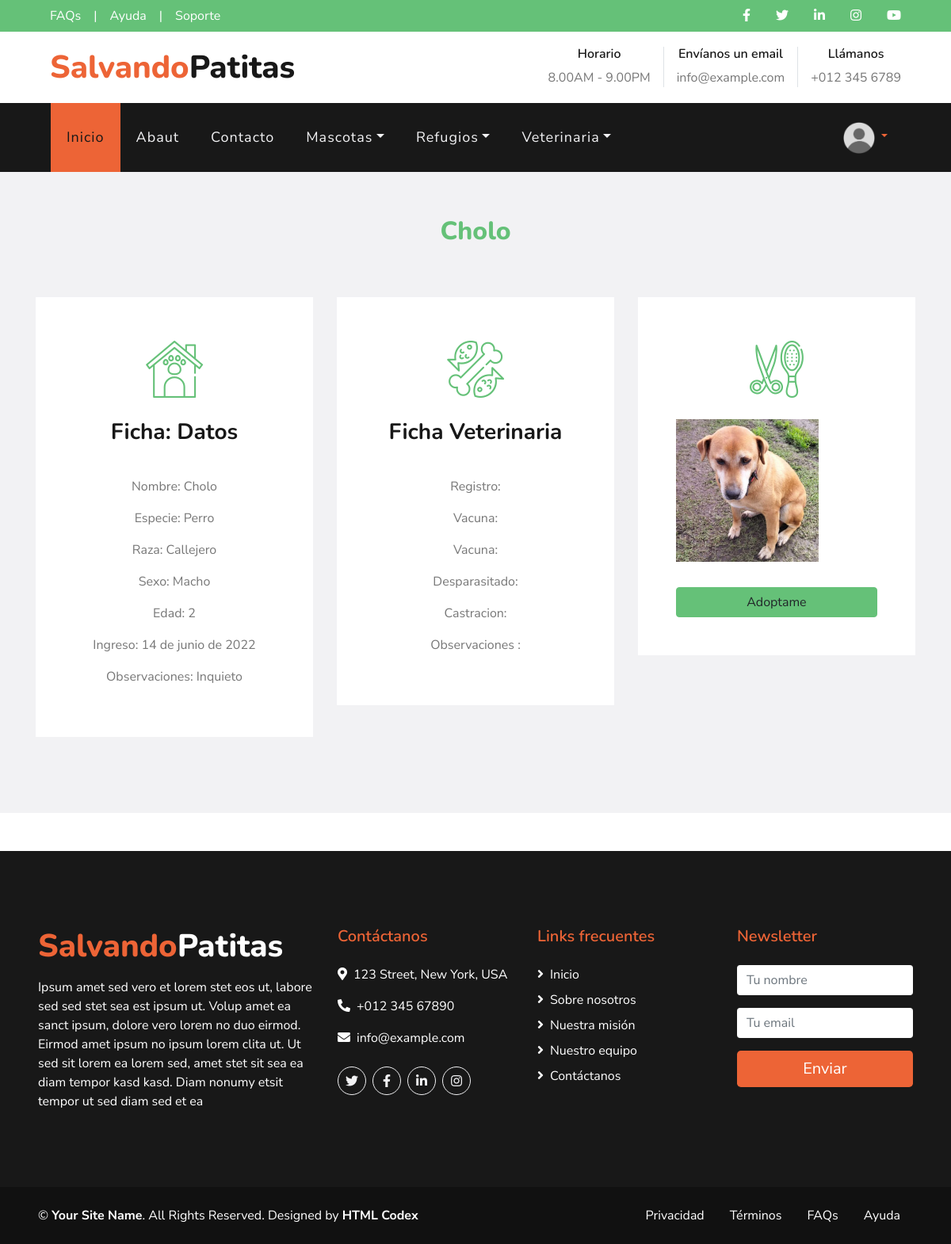
The page /Mascota/detalle-mascota/6/ (signed in) on the database as committed earlier.
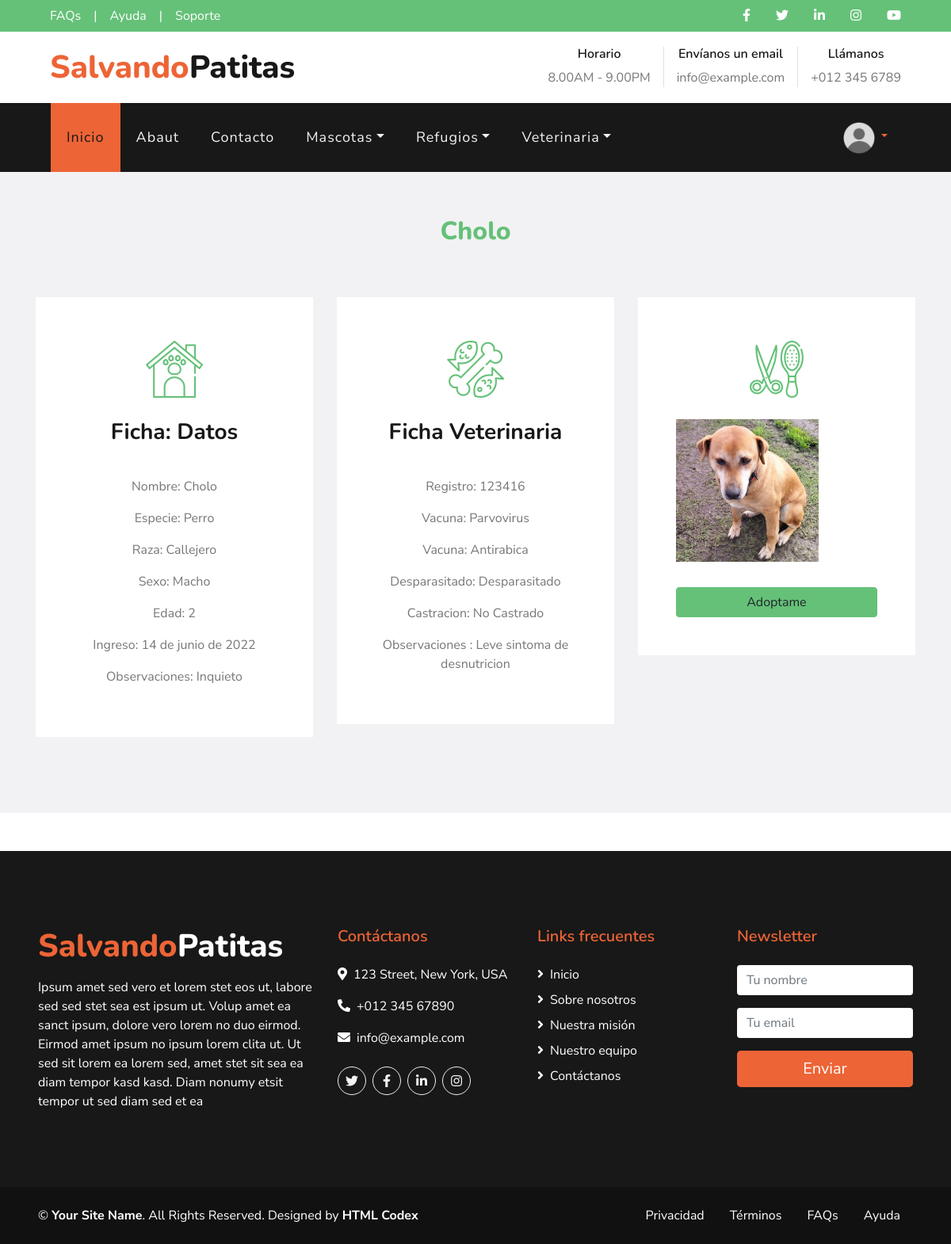
The same page on the database as committed later.
### Apps/Mascota/models.py (models this page shows, shortened)
class Mascota (models.Model):
    nickname = models.CharField(max_length= 50, unique=True)
    especie = models.CharField(max_length= 50)
    raza = models.CharField(max_length= 50)
    sexo = models.CharField (max_length= 20)
    edad_aprox= models.IntegerField()
    ingreso = models.DateField()
    observaciones = models.TextField(max_length=80,null=True, blank=True)
    image = models.ImageField(upload_to='mascota_image/', blank=True)

### Apps/Veterinaria/models.py (models this page shows, shortened)
class Ficha_medica (models.Model):
    mascota = models.OneToOneField(Mascota, on_delete=models.CASCADE, related_name='veterinaria', null=True)
    registro = models.IntegerField(unique=True)
    vacuna_1 = models.CharField(max_length= 100, null=True, blank=True,)
    vacuna_2 = models.CharField(max_length= 100, null=True, blank=True,)
    desparasitacion = models.CharField(max_length=50, null=True, blank=True,)
    castracion = models.CharField(max_length=50, null=True, blank=True,)
    observaciones = models.TextField(max_length=150,null=True, blank=True,)

### Apps/Mascota/views.py (the view)
# urls.py: path("detalle-mascota/<int:pk>/", Detail_Mascota.as_view() , name="detalle-mascota"),
class Detail_Mascota(DetailView):
    model = Mascota
    template_name = 'Mascota/detalle_mascota.html'

### Templates/Mascota/detalle_mascota.html (shortened to what this page needs)
{% extends "padre.html" %}
{% load static %}
{% block contenidoQueCambia%}
<div class="container-fluid bg-light pt-2">
    <div class="container py-5">
        <div class="d-flex flex-column text-center mb-5">
            <h2 class="text-secondary mb-3">{{mascota.nickname}}</h2>
        </div>
            <div class="row pb-3">
                <div class="col-md-6 col-lg-4 mb-4">
                    <div class="d-flex flex-column text-center bg-white mb-2 p-3 p-sm-5">
                        <h3 class="flaticon-house display-3 font-weight-normal text-secondary mb-3"></h3>
                        <h3 class="mb-3">Ficha: Datos</h3><br>
                    <table>
                        <p> Nombre: {{mascota.nickname}}</p>
                        <p> Especie: {{mascota.especie}}</p>
                        <p> Raza: {{mascota.raza}}</p>
                        <p> Sexo: {{mascota.sexo}}</p>
                        <p> Edad: {{mascota.edad_aprox}}</p>
                        <p> Ingreso: {{mascota.ingreso}}</p>
                        <p> Observaciones: {{mascota.observaciones}}</p>
                    </table>
                    </div>
                </div>
                <div class="col-md-6 col-lg-4 mb-4">
                    <div class="d-flex flex-column text-center bg-white mb-2 p-3 p-sm-5">
                        <h3 class="flaticon-food display-3 font-weight-normal text-secondary mb-3"></h3>
                        <h3 class="mb-3">Ficha Veterinaria</h3><br>
                        <table>
                            <p> Registro: {{mascota.veterinaria.registro}}</p>
                            <p> Vacuna: {{mascota.veterinaria.vacuna_1}}</p>
                            <p> Vacuna: {{mascota.veterinaria.vacuna_2}}</p>
                            <p> Desparasitado: {{mascota.veterinaria.desparasitacion}}</p>
                            <p> Castracion: {{mascota.veterinaria.castracion}}</p>
                            <p> Observaciones : {{mascota.veterinaria.observaciones }}</p>
                        </table>
                    </div>
                </div>
                <div class="col-md-6 col-lg-4 mb-4">
                    <div class="d-flex flex-column text-center bg-white mb-2 p-3 p-sm-5">
                        <h3 class="flaticon-grooming display-3 font-weight-normal text-secondary mb-3"></h3>
                        <img src="{{mascota.image.url}}", border-radius= 50%, width="180px" height="180px
                        "><br>
                        <a href="{% url "en_construccion" %}" class="btn  btn-secondary mt-1 mt-md-2 px-2">Adoptame</a>
                    </div>
                </div>
             </div>
    </div>
</div>
{%endblock%}

Rows that differ between the two databases and show on the page:
changed through a linked row, Mascota "Cholo": veterinaria.registro (not shown) → "123416"; veterinaria.vacuna_1 (not shown) → "Parvovirus"; veterinaria.vacuna_2 (not shown) → "Antirabica"; veterinaria.desparasitacion (not shown) → "Desparasitado"; veterinaria.castracion (not shown) → "No Castrado"; veterinaria.observaciones (not shown) → "Leve sintoma de desnutricion"
